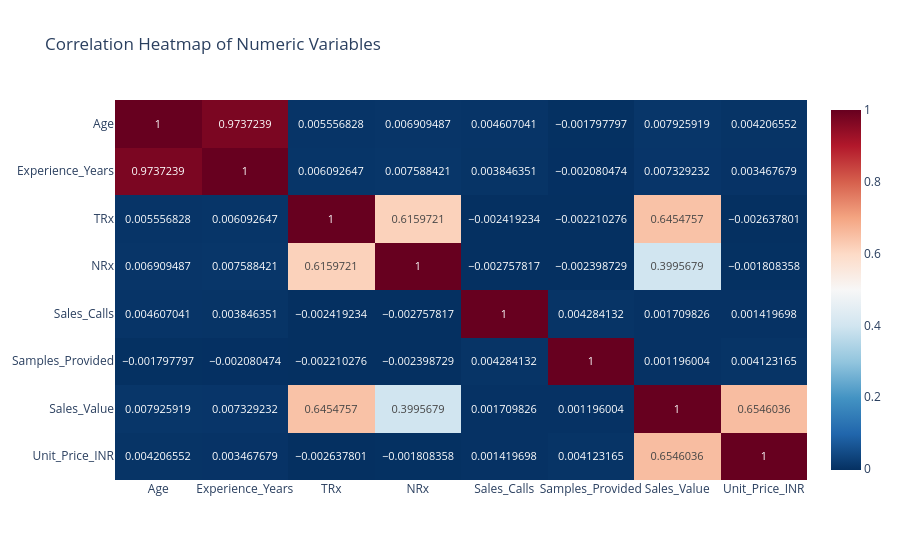

Here is the notebook cell this chart was saved with:
### Code cell
numeric = eda[[
    "Age",
    "Experience_Years",
    "TRx",
    "NRx",
    "Sales_Calls",
    "Samples_Provided",
    "Sales_Value",
    "Unit_Price_INR"
]]

corr = numeric.corr()

fig = px.imshow(
    corr,
    text_auto=True,
    color_continuous_scale="RdBu_r",
    aspect="auto",
    title="Correlation Heatmap of Numeric Variables"
)
fig.write_image("../images/correlation_heatmap.png", width=1200, height=800)

fig.show()

### Figure 1 — Plotly figure (JSON) as saved in the notebook; plotly's stock layout.template omitted (floating-point values rounded to 4 significant figures)
{"data": [{"coloraxis": "coloraxis", "hovertemplate": "x: %{x}<br>y: %{y}<br>color: %{z}<extra></extra>", "name": "0", "texttemplate": "%{z}", "type": "heatmap", "x": ["Age", "Experience_Years", "TRx", "NRx", "Sales_Calls", "Samples_Provided", "Sales_Value", "Unit_Price_INR"], "xaxis": "x", "y": ["Age", "Experience_Years", "TRx", "NRx", "Sales_Calls", "Samples_Provided", "Sales_Value", "Unit_Price_INR"], "yaxis": "y", "z": [[1.0, 0.9737, 0.005557, 0.006909, 0.004607, -0.001798, 0.007926, 0.004207], [0.9737, 1.0, 0.006093, 0.007588, 0.003846, -0.00208, 0.007329, 0.003468], [0.005557, 0.006093, 1.0, 0.616, -0.002419, -0.00221, 0.6455, -0.002638], [0.006909, 0.007588, 0.616, 1.0, -0.002758, -0.002399, 0.3996, -0.001808], [0.004607, 0.003846, -0.002419, -0.002758, 1.0, 0.004284, 0.00171, 0.00142], [-0.001798, -0.00208, -0.00221, -0.002399, 0.004284, 1.0, 0.001196, 0.004123], [0.007926, 0.007329, 0.6455, 0.3996, 0.00171, 0.001196, 1.0, 0.6546], [0.004207, 0.003468, -0.002638, -0.001808, 0.00142, 0.004123, 0.6546, 1.0]]}], "layout": {"coloraxis": {"autocolorscale": false, "colorscale": [[0, "rgb(5,48,97)"], [0.1, "rgb(33,102,172)"], [0.2, "rgb(67,147,195)"], [0.3, "rgb(146,197,222)"], [0.4, "rgb(209,229,240)"], [0.5, "rgb(247,247,247)"], [0.6, "rgb(253,219,199)"], [0.7, "rgb(244,165,130)"], [0.8, "rgb(214,96,77)"], [0.9, "rgb(178,24,43)"], [1, "rgb(103,0,31)"]]}, "title": {"text": "Correlation Heatmap of Numeric Variables"}, "xaxis": {"anchor": "y", "domain": [0, 1]}, "yaxis": {"anchor": "x", "autorange": "reversed", "domain": [0, 1]}}}
